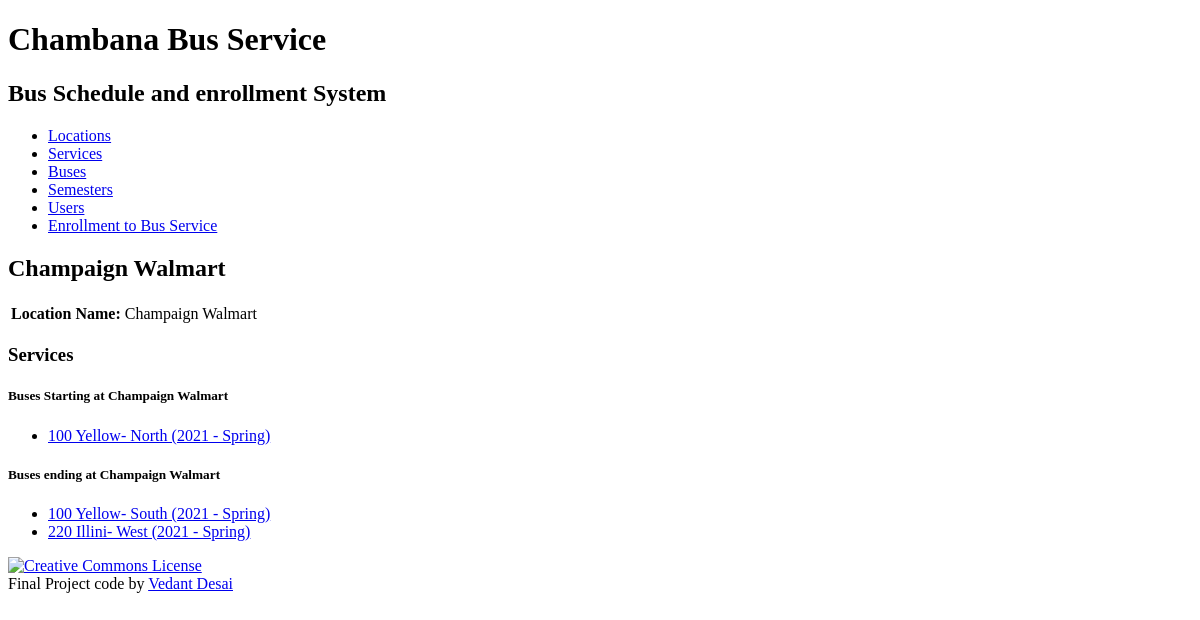
Before: /location/5/ with the older database file.
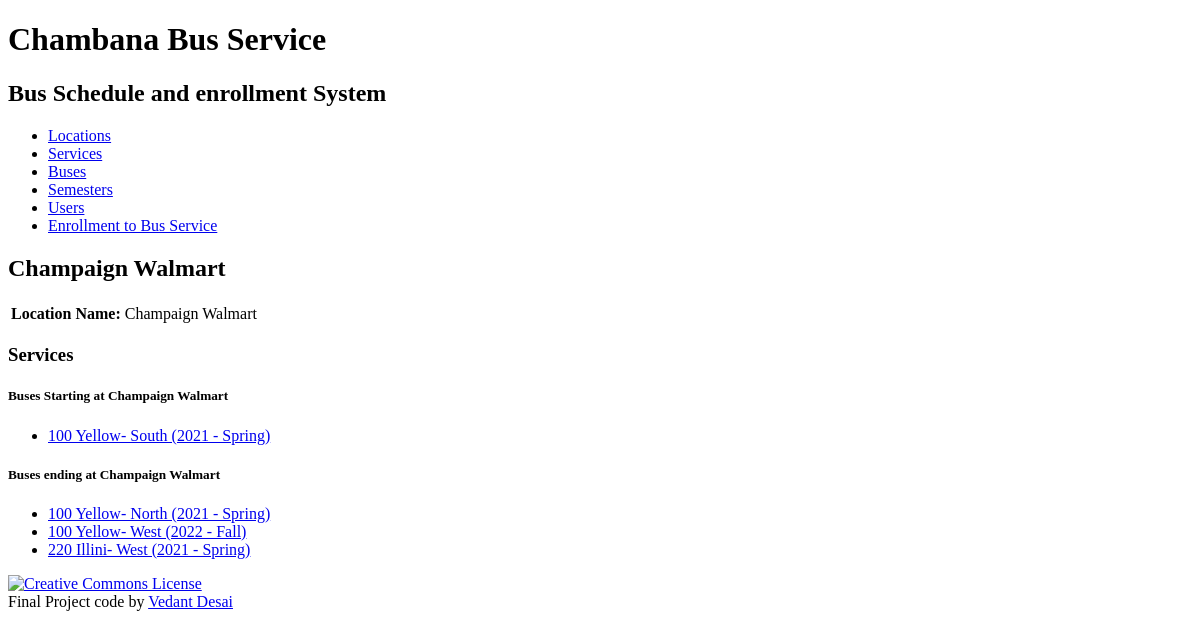
After: the same page with the newer database file.
### bookinginfo/models.py (models this page shows, shortened)
class Service(models.Model):
    service_id = models.AutoField(primary_key=True)
    trip_direction = models.CharField(max_length=45)
    start_location = models.ForeignKey(LocationDetail, related_name='startlocation', on_delete=models.PROTECT)
    end_location = models.ForeignKey(LocationDetail, related_name='endlocation', on_delete=models.PROTECT)
    bus = models.ForeignKey(BusName, related_name='schedules', on_delete=models.PROTECT)
    semester = models.ForeignKey(Semester, related_name='schedules', on_delete=models.PROTECT)
    def __str__(self):
        return '%s %s- %s (%s)' % (self.bus.bus_number, self.bus.bus_name, self.trip_direction, self.semester.__str__())
    def get_absolute_url(self):
        return reverse('bookinginfo_service_detail_urlpattern',
                       kwargs={'pk': self.pk}
                       )
    class Meta:
        ordering = ['bus', 'trip_direction', 'semester']
        constraints = [
            UniqueConstraint(fields=['semester', 'bus', 'trip_direction'], name='unique_service')
        ]

class BusName(models.Model):
    bus_id = models.AutoField(primary_key=True)
    bus_name = models.CharField(max_length=155)
    bus_number = models.IntegerField(unique=True)
    class Meta:
        ordering = ['bus_number', 'bus_name']
        constraints = [
            UniqueConstraint(fields=['bus_number', 'bus_name'], name='unique_busName')
        ]

class Semester(models.Model):
    semester_id = models.AutoField(primary_key=True)
    year = models.ForeignKey(Year, related_name='semesters', on_delete=models.PROTECT)
    period = models.ForeignKey(Period, related_name='semesters', on_delete=models.PROTECT)
    def __str__(self):
        return '%s - %s' % (self.year.year, self.period.period_name)
    class Meta:
        ordering = ['year__year', 'period__period_sequence']
        constraints = [
            UniqueConstraint(fields=['year', 'period'], name='unique_semester')
        ]

class Year(models.Model):
    year_id = models.AutoField(primary_key=True)
    year = models.IntegerField(unique=True)
    class Meta:
        ordering = ['year']

class Period(models.Model):
    period_id = models.AutoField(primary_key=True)
    period_sequence = models.IntegerField(unique=True)
    period_name = models.CharField(max_length=45, unique=True, default='')
    class Meta:
        ordering = ['period_sequence']

### bookinginfo/views.py (the view)
class LocationDetails(View):
    def get(self, request, pk):
        location = get_object_or_404(
            LocationDetail,
            pk=pk
        )
        service_list_start = location.startlocation.all()
        service_list_end = location.endlocation.all()
        return render(
            request,
            'bookinginfo/location_detail.html',
            {'location': location, 'service_list': service_list_start, 'service_list_2': service_list_end}
        )

### bookinginfo/models.py (called while the page is built)
    def __str__(self):
        result = ''
        if self.disambiguator == '':
            result = '%s' % self.location_name
        else:
            result = '%s (%s)' % (self.location_name, self.disambiguator)
        return result

### bookinginfo/templates/bookinginfo/location_detail.html (shortened to what this page needs)
{% extends 'bookinginfo/base.html' %}
{% block content %}
    <h2>{{ location }}</h2>
    <section>
        <table>
            <tr>
                <th>Location Name:</th>
                <td>{{ location.location_name }}</td>
            </tr>
        </table>
    </section>
    <section>
        <h3>Services</h3>
        <h5>Buses Starting at {{ location }}</h5>
        <ul>
            {% for service in service_list_2 %}
                <li>
                    <a href="{{ service.get_absolute_url }}">{{ service }}</a>
                </li>
            {% empty %}
                <li><em>This location does not have any originating/starting bus.</em></li>
            {% endfor %}
        </ul>
        <h5>Buses ending at {{ location }}</h5>
        <ul>
            {% for service in service_list %}
                <li>
                    <a href="{{ service.get_absolute_url }}">{{ service }}</a>
                </li>
            {% empty %}
                <li><em>None of the bus service end at this location.</em></li>
            {% endfor %}
        </ul>
    </section>
{% endblock %}

Changed rows visible on the page:
changed Service "100 Yellow- South (2021 - Spring)": moves from the list under "Buses ending at Champaign Walmart" to the list under "Buses Starting at Champaign Walmart"
changed Service "100 Yellow- North (2021 - Spring)": moves from the list under "Buses Starting at Champaign Walmart" to the list under "Buses ending at Champaign Walmart"
added Service: bus+trip_direction+semester "100 Yellow- West (2022 - Fall)", shown under "Buses ending at Champaign Walmart"
